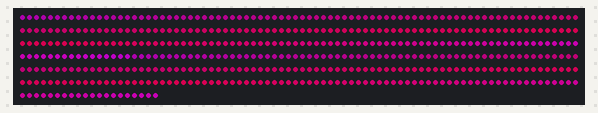
Bench run of a sketch on a simulated Arduino Uno, built with avr-gcc and run on an emulated ATmega328P. On the bench: 500 RGB LEDs in strip order, left to right, continuing on the next row. Dim RGB values are drawn brighter than linear.

Above: at 0.06 s.
At 1.61 s:
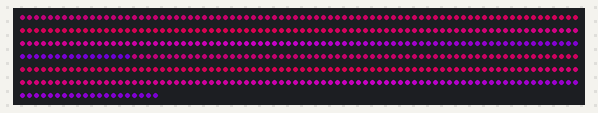
At 3.11 s:
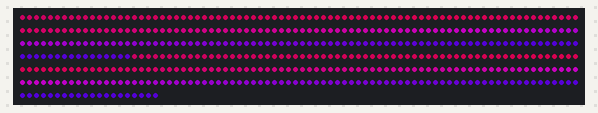
At 6.09 s:
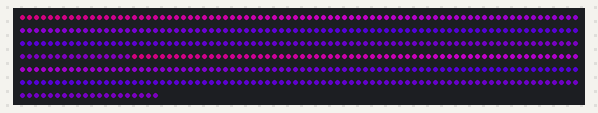
At 8.37 s:
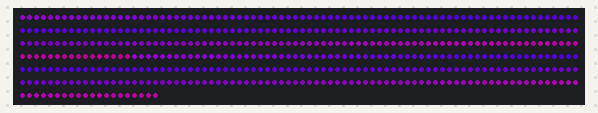
At 12.15 s:
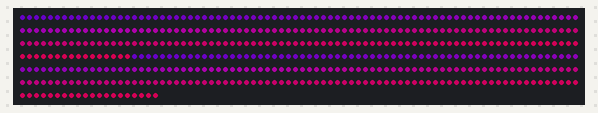

The sketch:

sea_foam.ino
```cpp
#include <Adafruit_NeoPixel.h>

// Parameter 1 = number of pixels in strip
// Parameter 2 = pin number (most are valid)
// Parameter 3 = pixel type flags, add together as needed:
//   NEO_RGB     Pixels are wired for RGB bitstream
//   NEO_GRB     Pixels are wired for GRB bitstream
//   NEO_KHZ400  400 KHz bitstream (e.g. FLORA pixels)
//   NEO_KHZ800  800 KHz bitstream (e.g. High Density LED strip)

Adafruit_NeoPixel strip = Adafruit_NeoPixel(500, 13, NEO_GRB + NEO_KHZ800);

void setup() {
  strip.begin();
  strip.show(); // Initialize all pixels to 'off'
}

void loop() {
  rainbowCycle(20);
}

// Slightly different, this makes the rainbow equally distributed throughout
void rainbowCycle(uint8_t wait) {
  uint16_t i, j;

  for(j=0; j<256*5; j++) { // 5 cycles of all colors on wheel
    for(i=0; i< strip.numPixels(); i++) {
      strip.setPixelColor(i, Wheel(((i * 256 / strip.numPixels()) + j) & 255));
    }
    strip.show();
    delay(wait);
  }
}

// Input a value 0 to 255 to get a color value.
// The colours are a transition r - g - b - back to r.
uint32_t Wheel(byte WheelPos) {
  if(WheelPos < 85) {
   return strip.Color(50+((WheelPos * 3)/3), 0, 50);
//   return strip.Color(10+((WheelPos * 3)/3), 10+((255 - WheelPos * 3)/3), 10);
  } else if(WheelPos < 170) {
   WheelPos -= 85;
   return strip.Color(50+((255 - WheelPos * 3)/3), 0, 50+((WheelPos * 3)/3));
//   return strip.Color(10+((255 - WheelPos * 3)/3), 10, 10+((WheelPos * 3)/3));
  } else {
   WheelPos -= 170;
   return strip.Color(50, 0, 50+((255 - WheelPos * 3)/3));
//   return strip.Color(10, 10+((WheelPos * 3)/3), 10+((255 - WheelPos * 3)/3));
  }
}
```

Measured:
- by itself, everything shown: repeats every 14.8 s, in 256 steps
